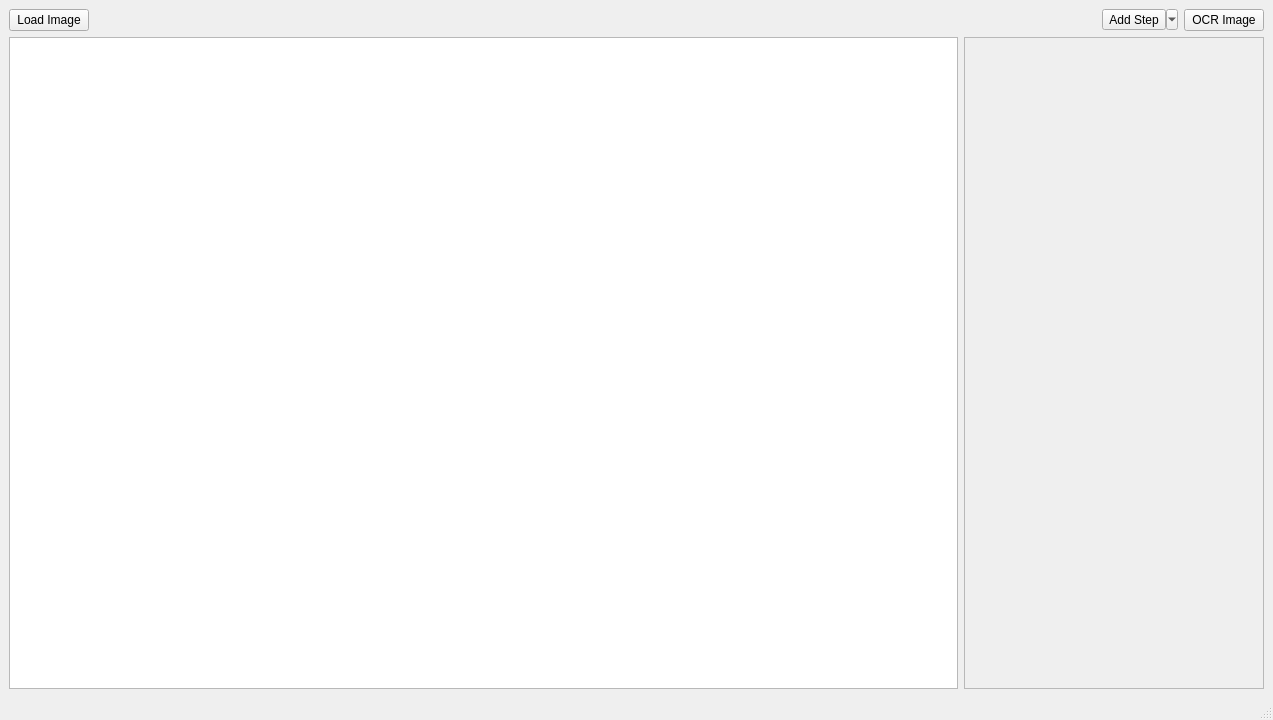
<?xml version="1.0" encoding="UTF-8"?>
<ui version="4.0">
 <class>MainWindow</class>
 <widget class="QMainWindow" name="MainWindow">
  <property name="geometry">
   <rect>
    <x>0</x>
    <y>0</y>
    <width>1273</width>
    <height>720</height>
   </rect>
  </property>
  <property name="windowTitle">
   <string>MainWindow</string>
  </property>
  <property name="toolButtonStyle">
   <enum>Qt::ToolButtonTextOnly</enum>
  </property>
  <widget class="QWidget" name="centralwidget">
   <layout class="QVBoxLayout" name="verticalLayout">
    <item>
     <layout class="QHBoxLayout" name="horizontalLayout">
      <property name="topMargin">
       <number>0</number>
      </property>
      <item>
       <widget class="QPushButton" name="pushLoadImage">
        <property name="text">
         <string>Load Image</string>
        </property>
       </widget>
      </item>
      <item>
       <spacer name="horizontalSpacer">
        <property name="orientation">
         <enum>Qt::Horizontal</enum>
        </property>
        <property name="sizeHint" stdset="0">
         <size>
          <width>40</width>
          <height>20</height>
         </size>
        </property>
       </spacer>
      </item>
      <item>
       <widget class="QToolButton" name="toolAddStep">
        <property name="sizePolicy">
         <sizepolicy hsizetype="Fixed" vsizetype="Fixed">
          <horstretch>0</horstretch>
          <verstretch>0</verstretch>
         </sizepolicy>
        </property>
        <property name="text">
         <string>Add Step</string>
        </property>
        <property name="popupMode">
         <enum>QToolButton::MenuButtonPopup</enum>
        </property>
        <property name="autoRaise">
         <bool>false</bool>
        </property>
        <property name="arrowType">
         <enum>Qt::NoArrow</enum>
        </property>
       </widget>
      </item>
      <item>
       <widget class="QPushButton" name="pushOCR">
        <property name="text">
         <string>OCR Image</string>
        </property>
       </widget>
      </item>
     </layout>
    </item>
    <item>
     <layout class="QHBoxLayout" name="horizontalLayout_3">
      <property name="topMargin">
       <number>0</number>
      </property>
      <item>
       <widget class="ZoomableImageView" name="graphicsView">
        <property name="sizePolicy">
         <sizepolicy hsizetype="Expanding" vsizetype="Expanding">
          <horstretch>0</horstretch>
          <verstretch>0</verstretch>
         </sizepolicy>
        </property>
       </widget>
      </item>
      <item>
       <widget class="QScrollArea" name="preprocessStepScroll">
        <property name="sizePolicy">
         <sizepolicy hsizetype="Minimum" vsizetype="Expanding">
          <horstretch>0</horstretch>
          <verstretch>0</verstretch>
         </sizepolicy>
        </property>
        <property name="minimumSize">
         <size>
          <width>300</width>
          <height>0</height>
         </size>
        </property>
        <property name="horizontalScrollBarPolicy">
         <enum>Qt::ScrollBarAlwaysOff</enum>
        </property>
        <property name="widgetResizable">
         <bool>true</bool>
        </property>
        <widget class="QWidget" name="scrollAreaWidgetContents">
         <property name="geometry">
          <rect>
           <x>0</x>
           <y>0</y>
           <width>298</width>
           <height>626</height>
          </rect>
         </property>
         <layout class="QVBoxLayout" name="verticalLayout_2">
          <property name="spacing">
           <number>0</number>
          </property>
          <property name="leftMargin">
           <number>0</number>
          </property>
          <property name="topMargin">
           <number>0</number>
          </property>
          <property name="rightMargin">
           <number>0</number>
          </property>
          <property name="bottomMargin">
           <number>0</number>
          </property>
          <item>
           <widget class="PreprocessStepListWidget" name="preprocessStepList" native="true">
            <property name="autoFillBackground">
             <bool>false</bool>
            </property>
            <property name="styleSheet">
             <string notr="true"/>
            </property>
           </widget>
          </item>
          <item>
           <spacer name="verticalSpacer">
            <property name="orientation">
             <enum>Qt::Vertical</enum>
            </property>
            <property name="sizeHint" stdset="0">
             <size>
              <width>20</width>
              <height>40</height>
             </size>
            </property>
           </spacer>
          </item>
         </layout>
        </widget>
       </widget>
      </item>
     </layout>
    </item>
   </layout>
  </widget>
  <widget class="QMenuBar" name="menubar">
   <property name="geometry">
    <rect>
     <x>0</x>
     <y>0</y>
     <width>1273</width>
     <height>21</height>
    </rect>
   </property>
  </widget>
  <widget class="QStatusBar" name="statusbar"/>
 </widget>
 <customwidgets>
  <customwidget>
   <class>ZoomableImageView</class>
   <extends>QGraphicsView</extends>
   <header>ZoomableImageView.h</header>
  </customwidget>
  <customwidget>
   <class>PreprocessStepListWidget</class>
   <extends>QWidget</extends>
   <header>PreprocessStepListWidget.h</header>
   <container>1</container>
   <slots>
    <slot>addStep()</slot>
   </slots>
  </customwidget>
 </customwidgets>
 <resources/>
 <connections>
  <connection>
   <sender>pushLoadImage</sender>
   <signal>released()</signal>
   <receiver>MainWindow</receiver>
   <slot>loadImage()</slot>
   <hints>
    <hint type="sourcelabel">
     <x>46</x>
     <y>39</y>
    </hint>
    <hint type="destinationlabel">
     <x>639</x>
     <y>359</y>
    </hint>
   </hints>
  </connection>
 </connections>
 <slots>
  <slot>loadImage()</slot>
  <slot>OCR()</slot>
  <slot>setThreshold(int)</slot>
  <slot>textChanged()</slot>
  <slot>OCRLevelChanged(QString)</slot>
  <slot>imageChoiceChanged(QAbstractButton*)</slot>
  <slot>maskPainter()</slot>
 </slots>
</ui>
